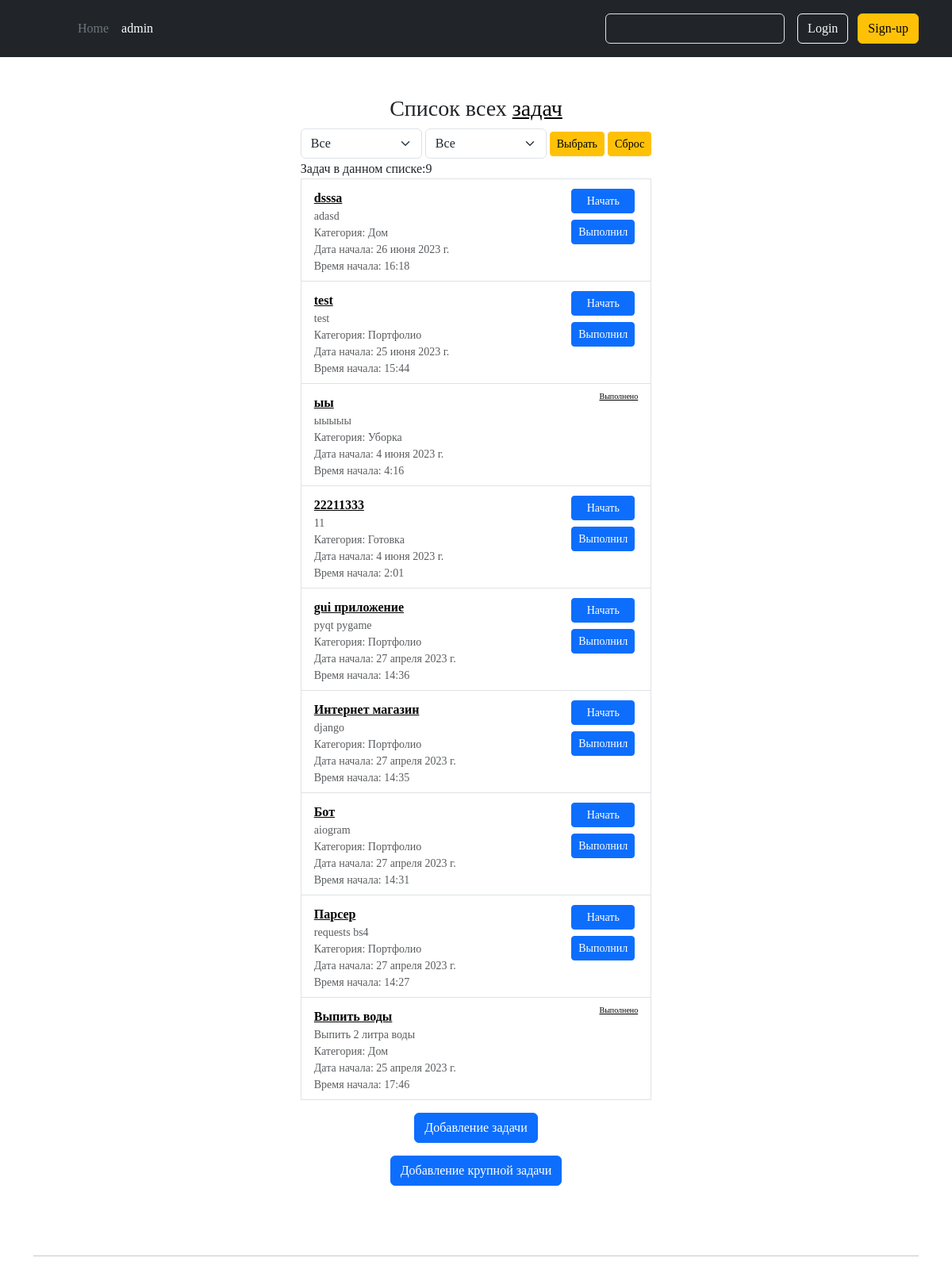
The app's page /all-tasks, older data.
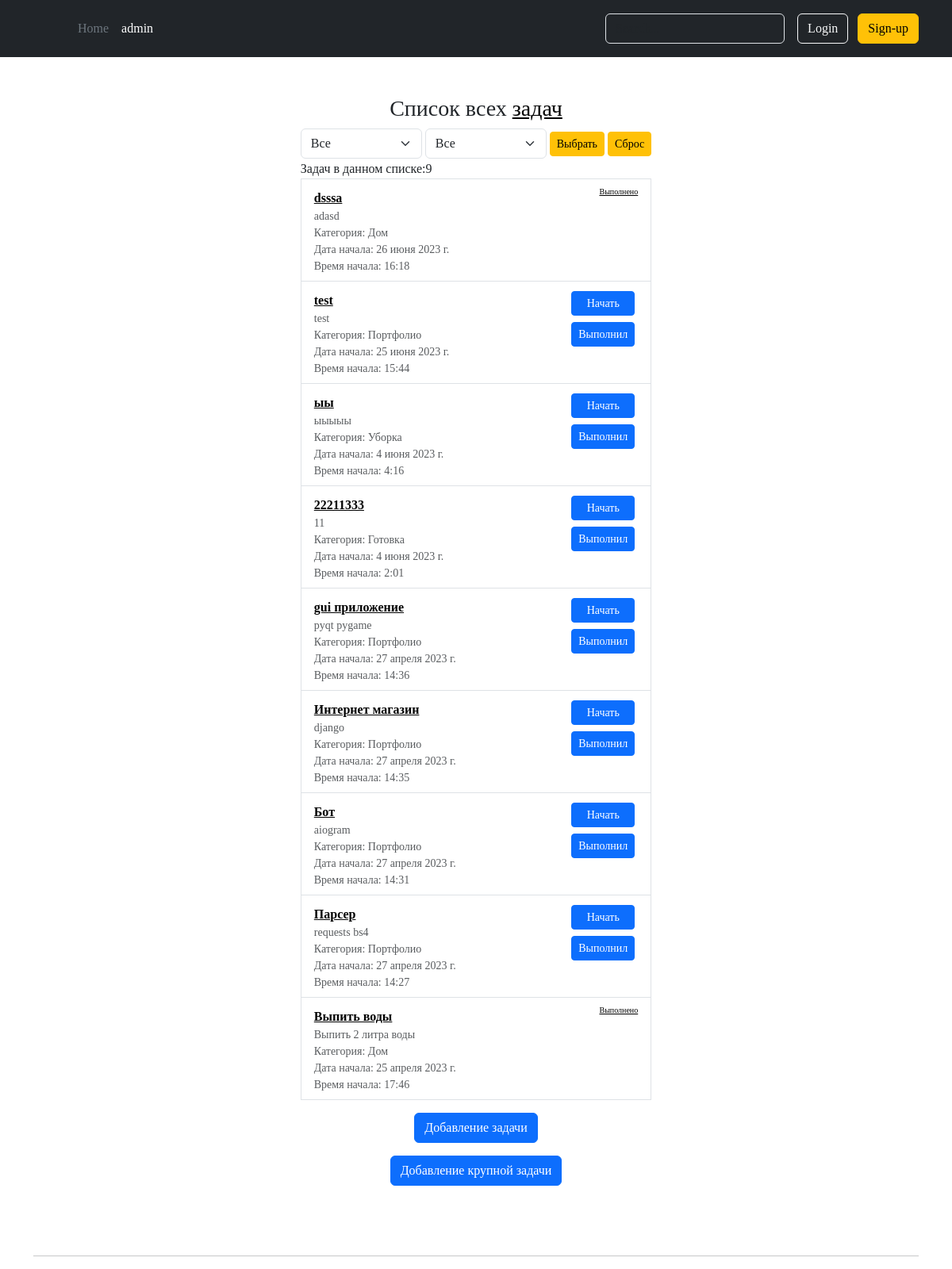
The same page, newer data.
### todo/models.py (models this page shows, shortened)
class Task(models.Model):
    title = models.CharField(max_length=200, verbose_name='Название')
    description = models.CharField(max_length=1000, verbose_name='Описание задачи', blank=True)
    category = models.ForeignKey(Category, verbose_name='Категория', on_delete=models.CASCADE)
    created_at = models.DateTimeField(auto_now_add=True, verbose_name='Дата создания')
    started_at_date = models.DateField(default=django.utils.timezone.localtime, verbose_name='Дата начала')
    started_at_time = models.TimeField(default=django.utils.timezone.localtime, verbose_name='Время начала')
    due_date_date = models.DateField(verbose_name='Дата окончания', blank=True, null=True)
    due_date_time = models.TimeField(verbose_name='Время окончания', blank=True, null=True)
    order_in_big_task = models.IntegerField(blank=True, null=True, default=0, verbose_name='Приоритетность')
    status = models.IntegerField(default=0, choices=CHOICES, verbose_name='Статус')
    class Meta:
        verbose_name = 'задача'
        verbose_name_plural = 'задачи'
        ordering = ['-created_at']
    def get_absolute_url(self):
        return reverse('task_detail', kwargs={'pk' : self.pk})

class Category(MPTTModel):
    title = models.CharField(max_length=100, unique=True)
    description = models.CharField(max_length=200, verbose_name='Описание', blank=True)
    parent = TreeForeignKey('self', on_delete=models.CASCADE, null=True, blank=True, related_name='children')
    class MPTTMeta:
        order_insertion_by = ['title']
    class Meta:
        verbose_name = 'категория'
        verbose_name_plural = 'категории'

### todo/views.py (the view)
# urls.py: path('all-tasks', all_tasks_listing, name='all_tasks'),
def all_tasks_listing(request):
    context = {
        "task_list": services.TaskFilter(request.GET, queryset=Task.objects.all()),
        "date_list": services.date_list,
    }
    return render(request, "todo/all_tasks_list.html", context)

### todo/templates/todo/all_tasks_list.html (shortened to what the changed rows need)
{% extends 'todo_base.html' %}
{% load get_item %}
{% load static %}
{% block body %}
    <todo_list>
        <div class="container">
            <div class="d-flex flex-column flex-md-row p-4 gap-4 py-md-5 align-items-center justify-content-center">
                <div class="task-title list-group">
                    {% for task in task_list.qs %}
                        <span class="list-group-item align-content-between d-flex gap-3">
                            <span class="pt-1 d-flex flex-column form-checked-content order-first">
                                <strong>
                                    <span style="vertical-align: inherit;">
                                        <span style="vertical-align: inherit;">
                                            <a href="{{ task.get_absolute_url }}">{{ task.title }}</a>
                                        </span>
                                    </span>
                                </strong>
                                <small class="d-block text-body-secondary">
                                    <span style="vertical-align: inherit;">
                                        <span style="vertical-align: inherit;">{{ task.description }}</span>
                                    </span>
                                </small>
                                <small class="d-block text-body-secondary">
                                    <span style="vertical-align: inherit;">
                                        Категория:
                                        <span style="vertical-align: inherit;">{{ task.category.title }}</span>
                                    </span>
                                </small>
                                <small class="d-block text-body-secondary">
                                    Дата начала:
                                    <span style="vertical-align: inherit;">
                                        <span style="vertical-align: inherit;">
                                            {{ task.started_at_date }}</span>
                                    </span>
                                </small>
                                <small class="d-block text-body-secondary">
                                    Время начала:
                                    <span style="vertical-align: inherit;">
                                        <span style="vertical-align: inherit;">{{ task.started_at_time }}</span>
                                    </span>
                                </small>
                            </span>
                            <span class="small d-flex flex-column text-body-secondary ms-auto order-last change-status">
                            {% if task.status == 2 %}
                                <a href="{% url 'task_start' pk=task.pk%}">{{ task.get_status_display }}</a>
                            {% elif task.status == 1 %}
                                <a href="{% url 'task_plan' pk=task.pk%}">{{ task.get_status_display }}</a>
                            {% endif %}
                            {% if task.status == 0 %}
                                <a href="{% url 'task_start' pk=task.pk %}" class="btn btn-primary btn-sm m-1">Начать</a>
                            {% endif %}
                            {% if task.status != 2 %}
                                <a href="{% url 'task_done' pk=task.pk %}"
                                   class="btn btn-primary btn-sm m-1">Выполнил</a>
                            {% endif %}
                            </span>
                        </span>
                    {% endfor %}
                </div>
            </div>
            <br>
        </div>
    </todo_list>
{% endblock %}

Row changes from the older to the newer data that the page shows:
changed Task "dsssa": status (not shown) → "Выполнено"; no longer shows "Начать Выполнил"
changed Task "ыы": status "Выполнено" → (not shown); now shows "Начать Выполнил"
